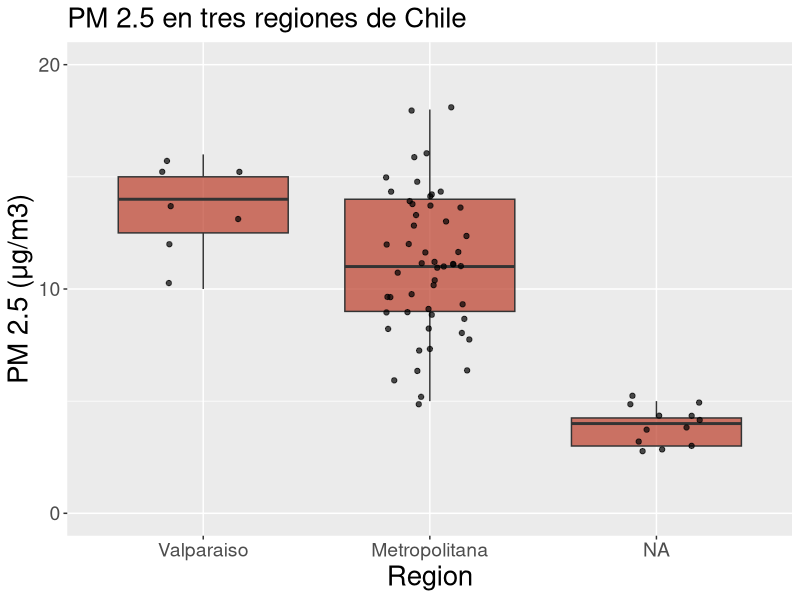
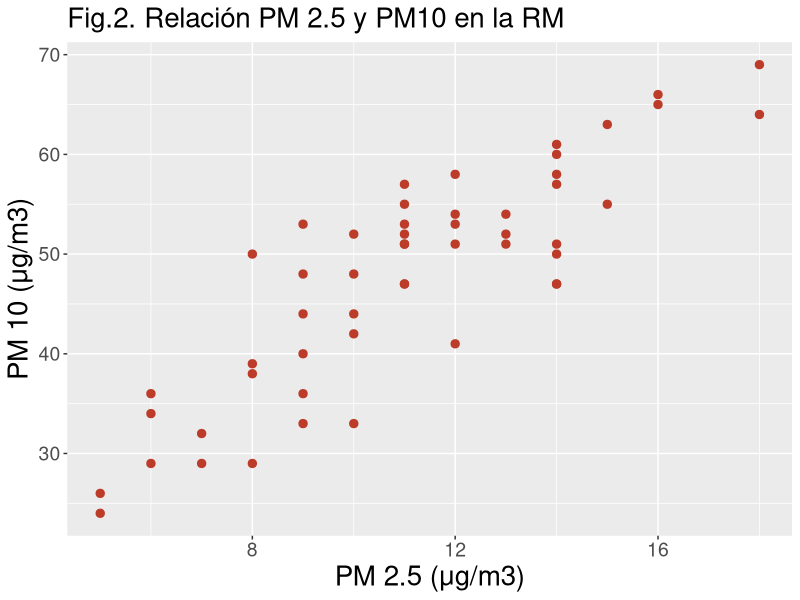
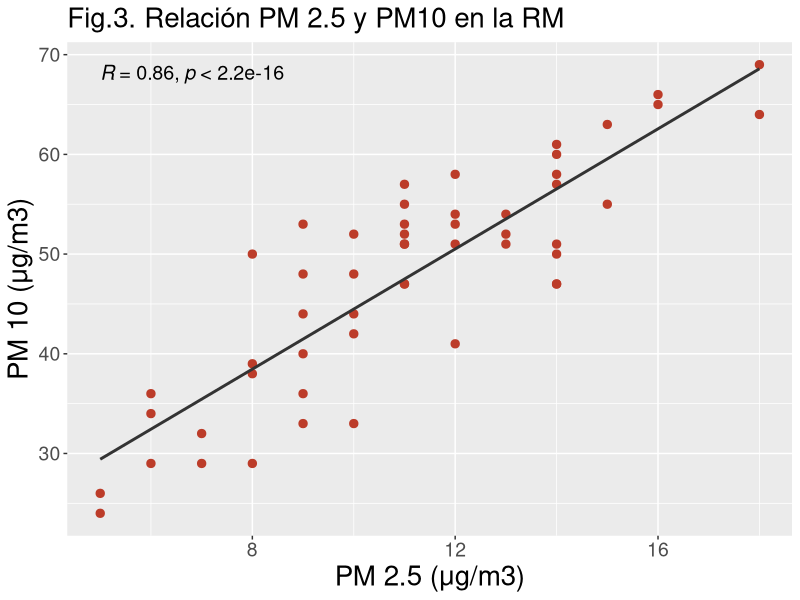

These charts were generated, in order, by the following R code:
## ---- chunk 1
knitr::opts_chunk$set(collapse = TRUE)
## ---- chunk 2
#install.packages("dplyr")
library(dplyr)
## ---- chunk 3
library(readxl)
data<-read_excel("data.xlsx")
## ---- chunk 4
glimpse(data)
## ---- chunk 5
#install.packages("ggplot2")
library(ggplot2)

## ---- chunk 6
data$Region<-factor(data$Region, levels=c("Valparaiso", "Metropolitana","LosRios"))
## ---- chunk 7
ggplot(data,mapping=aes(x=Region,y=PM25))+
  geom_boxplot(fill="#BC3C29FF",alpha=0.7)+
  geom_jitter(width = 0.2, alpha=0.7)+
  labs(x="Region",
       y= "PM 2.5 (μg/m3)",
       title = "PM 2.5 en tres regiones de Chile")+
  scale_y_continuous(breaks=c(0,10,20) ,limits = c(0,20))+
  theme(axis.text =element_text(size=14),
        axis.title=element_text(size=20),
        plot.title=element_text(size=20))
## ---- chunk 8
data_ejemplo<-data %>% 
  filter (Region == "Metropolitana")
## ---- chunk 9
ggplot(data_ejemplo, mapping=aes(x=PM25 , y =PM10))+
  geom_point(size=2.5, col="#BC3C29FF")+
  labs(x= "PM 2.5 (μg/m3)",
       y= "PM 10 (μg/m3)",
       title = "Fig.2. Relación PM 2.5 y PM10 en la RM")+
  theme(axis.text =element_text(size=14),
        axis.title=element_text(size=20),
        plot.title=element_text(size=20))
## ---- chunk 10
cor.test(data_ejemplo$PM25,data_ejemplo$PM10)
## ---- chunk 11
library(ggpubr)

ggplot(data_ejemplo, mapping=aes(x=PM25 , y =PM10))+
  geom_point(size=2.5, col="#BC3C29FF")+
  labs(x= "PM 2.5 (μg/m3)",
       y= "PM 10 (μg/m3)",
       title = "Fig.3. Relación PM 2.5 y PM10 en la RM")+
  theme(axis.text =element_text(size=14),
        axis.title=element_text(size=20),
        plot.title=element_text(size=20))+
  stat_cor(method = "pearson", vjust = "inward", hjust = "inward", size=5)+
  geom_smooth(method = "lm", se = FALSE, colour="#333333")

